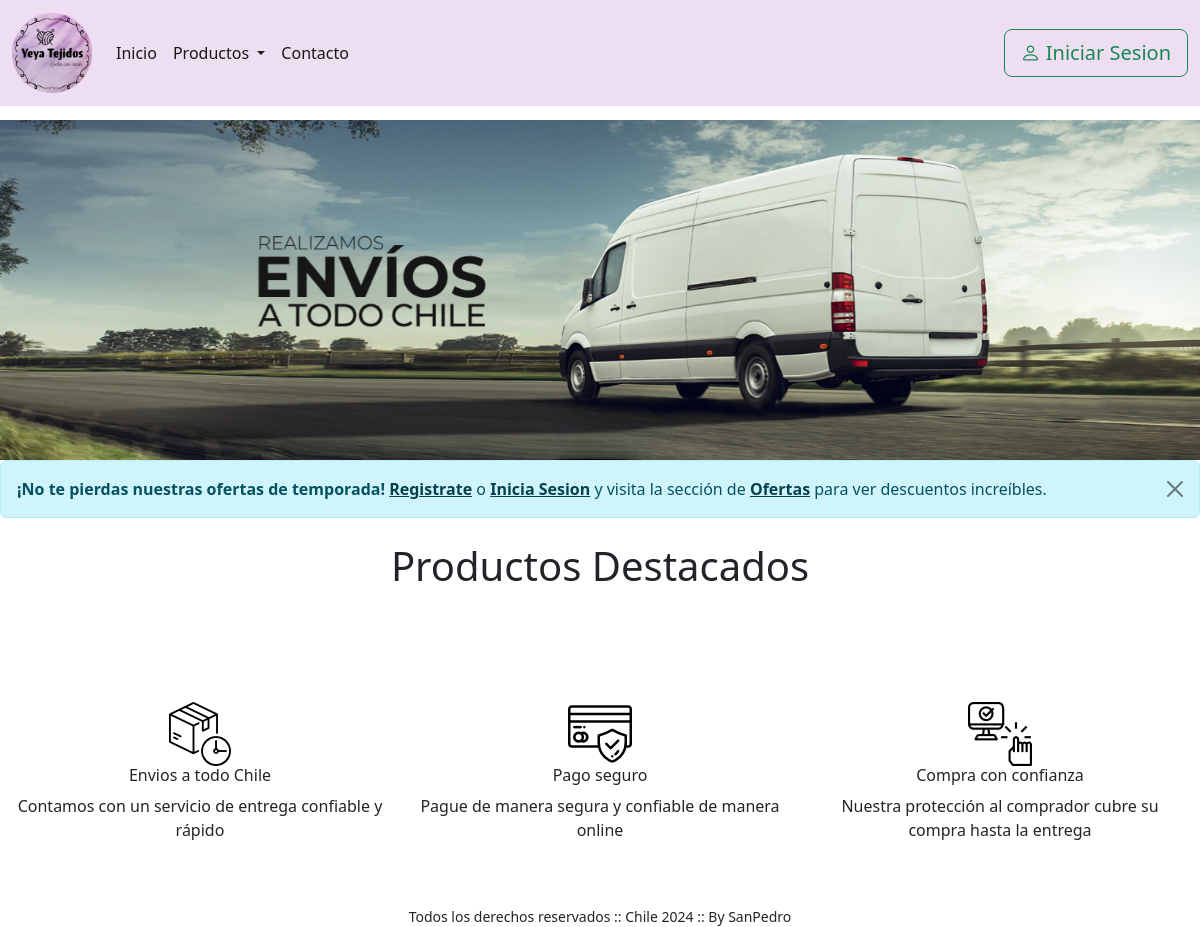
The app's page /, older data.
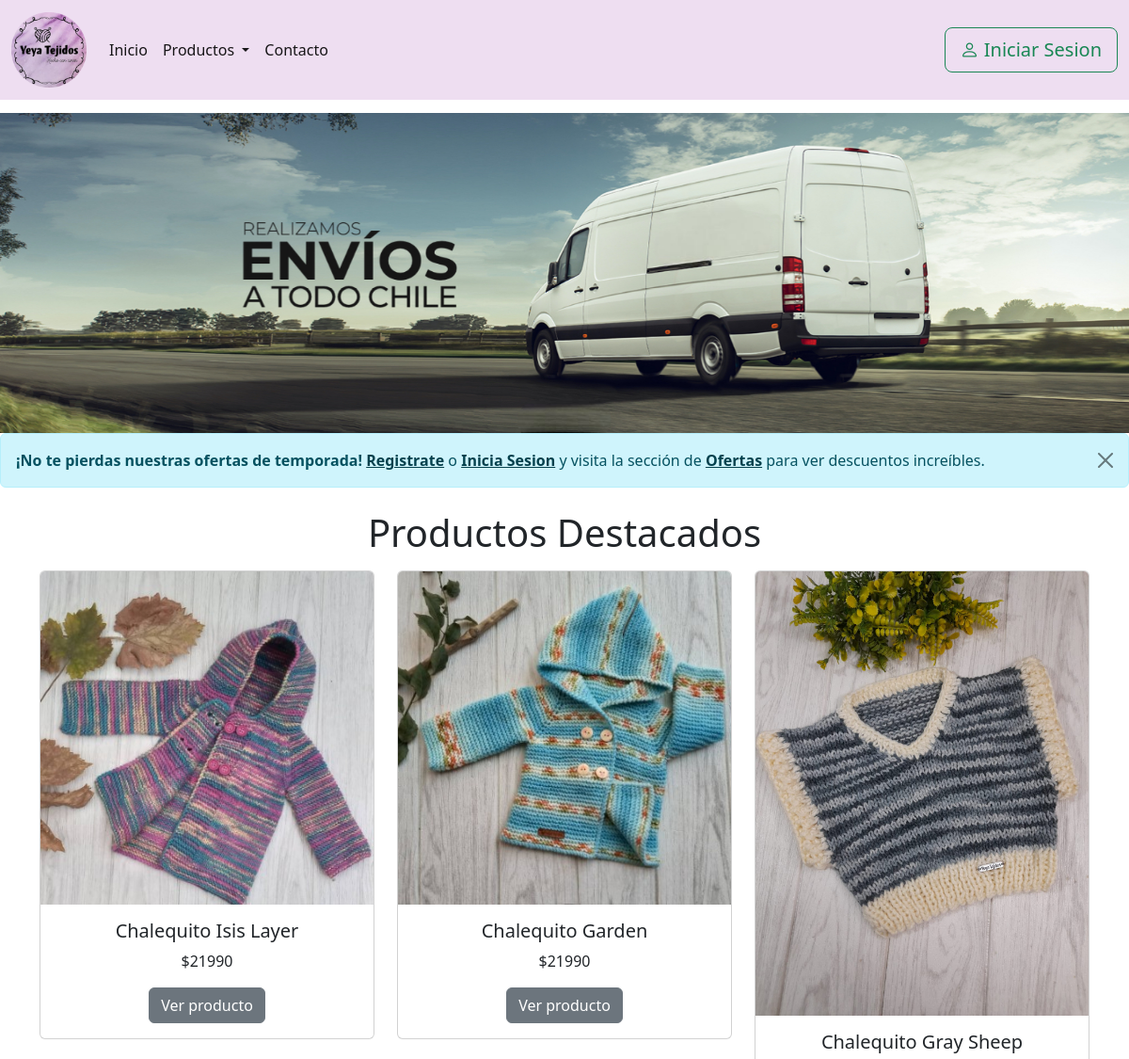
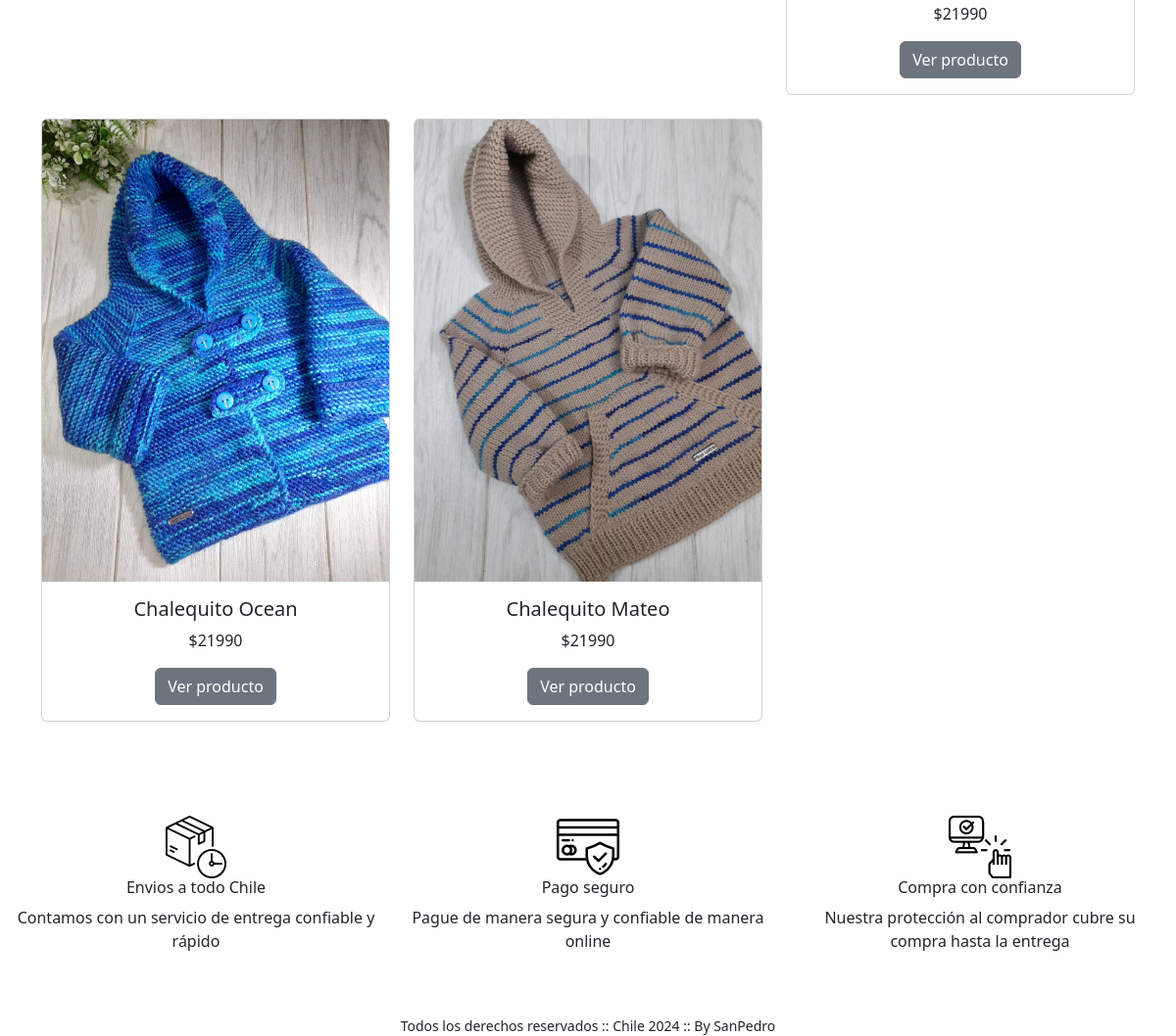
The same page, newer data (2 pictures, top to bottom).
### mi_aplicacion/models.py (models this page shows, shortened)
class Producto(models.Model):
    id = models.BigAutoField(primary_key=True)
    nombre = models.CharField(null=False, max_length=1024)
    precio = models.BigIntegerField(null=False)
    precio_oferta = models.BigIntegerField(null=True, default=0)
    descripcion = models.CharField(null=False, max_length=1024)
    imagen = models.ImageField(upload_to='productos/', editable=True)
    es_oferta = models.BooleanField(default=False)
    es_destacado = models.BooleanField(default=False)
    tipo = models.ForeignKey(TipoProducto, null=True, on_delete=models.CASCADE)
    stock = models.IntegerField(default=100)

### mi_aplicacion/views.py (the view)
# urls.py: path('', views.index, name='inicio'),  # Ruta para la vista de índice
def index(request):
    productos_destacados = Producto.objects.filter(es_destacado=True)
    return render(request, "index.html", {'productos_destacados': productos_destacados})

### mi_aplicacion/templates/index.html (shortened to what this page needs)
{% extends "base.html" %}
{% block content %}
<section class="container-fluid mt-2 pt-2">
    <h1 class="text-center">Productos Destacados</h1>
</section>
<section class="container mb-5 mt-2 pt-2">
    <div class="row row-cols-1 row-cols-md-3 g-4">
        {% for producto in productos_destacados %}
        <div class="col text-center">
            <div class="card">
                <img src="{{ producto.imagen.url }}" class="card-img-top">
                <div class="card-body">
                    <h5 class="card-title">{{ producto.nombre }}</h5>
                    {% if producto.es_oferta %}
                    <p class="card-text"><del>${{ producto.precio }}</del> <strong>${{ producto.precio_oferta }}</strong></p>
                    {% else %}
                    <p class="card-text">${{ producto.precio }}</p>
                    {% endif %}
                    <button type="button" class="btn btn-secondary" data-bs-toggle="modal" data-bs-target="#modal-producto{{ producto.id }}">
                        Ver producto
                    </button>
                </div>
            </div>
        </div>
        {% endfor %}
    </div>
</section>
{% endblock %}

Row changes from the older to the newer data that the page shows:
added Producto: imagen (picture), nombre "Chalequito Isis Layer", precio "21990"
added Producto: imagen (picture), nombre "Chalequito Garden", precio "21990"
added Producto: imagen (picture), nombre "Chalequito Gray Sheep", precio "21990"
added Producto: imagen (picture), nombre "Chalequito Ocean", precio "21990"
added Producto: imagen (picture), nombre "Chalequito Mateo", precio "21990"
